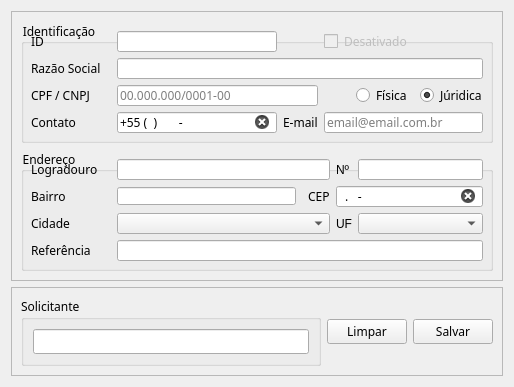
               <widget class="QWidget" name="aba2_cadastroClientes">
                <attribute name="icon">
                 <iconset resource="assets.qrc">
                  <normaloff>:/assets/icons/user_add_white.svg</normaloff>:/assets/icons/user_add_white.svg</iconset>
                </attribute>
                <attribute name="title">
                 <string>Cadastro</string>
                </attribute>
                <layout class="QVBoxLayout" name="verticalLayout_13">
                 <item>
                  <widget class="QFrame" name="frame1_mainCadastroClientes">
                   <property name="sizePolicy">
                    <sizepolicy hsizetype="Preferred" vsizetype="Expanding">
                     <horstretch>0</horstretch>
                     <verstretch>0</verstretch>
                    </sizepolicy>
                   </property>
                   <property name="styleSheet">
                    <string notr="true">padding:0;</string>
                   </property>
                   <property name="frameShape">
                    <enum>QFrame::StyledPanel</enum>
                   </property>
                   <property name="frameShadow">
                    <enum>QFrame::Raised</enum>
                   </property>
                   <layout class="QVBoxLayout" name="verticalLayout_8">
                    <item>
                     <widget class="QGroupBox" name="groupBox1_identificacaoCadastroClientes">
                      <property name="font">
                       <font>
                        <family>Poppins</family>
                       </font>
                      </property>
                      <property name="title">
                       <string>Identificação</string>
                      </property>
                      <layout class="QGridLayout" name="gridLayout">
                       <item row="7" column="0">
                        <widget class="QLabel" name="lb_clientesContato">
                         <property name="sizePolicy">
                          <sizepolicy hsizetype="Fixed" vsizetype="Preferred">
                           <horstretch>0</horstretch>
                           <verstretch>0</verstretch>
                          </sizepolicy>
                         </property>
                         <property name="minimumSize">
                          <size>
                           <width>80</width>
                           <height>0</height>
                          </size>
                         </property>
                         <property name="font">
                          <font>
                           <family>Poppins</family>
                          </font>
                         </property>
                         <property name="text">
                          <string>Contato</string>
                         </property>
                        </widget>
                       </item>
                       <item row="0" column="0">
                        <widget class="QLabel" name="lb_clientesId">
                         <property name="sizePolicy">
                          <sizepolicy hsizetype="Fixed" vsizetype="Preferred">
                           <horstretch>0</horstretch>
                           <verstretch>0</verstretch>
                          </sizepolicy>
                         </property>
                         <property name="minimumSize">
                          <size>
                           <width>80</width>
                           <height>0</height>
                          </size>
                         </property>
                         <property name="font">
                          <font>
                           <family>Poppins</family>
                          </font>
                         </property>
                         <property name="text">
                          <string>ID</string>
                         </property>
                        </widget>
                       </item>
                       <item row="4" column="0">
                        <widget class="QLabel" name="lb_clientesRazaoSocial">
                         <property name="sizePolicy">
                          <sizepolicy hsizetype="Fixed" vsizetype="Preferred">
                           <horstretch>0</horstretch>
                           <verstretch>0</verstretch>
                          </sizepolicy>
                         </property>
                         <property name="minimumSize">
                          <size>
                           <width>80</width>
                           <height>0</height>
                          </size>
                         </property>
                         <property name="font">
                          <font>
                           <family>Poppins</family>
                          </font>
                         </property>
                         <property name="text">
                          <string>Razão Social</string>
                         </property>
                        </widget>
                       </item>
                       <item row="6" column="0">
                        <widget class="QLabel" name="lb_clientesCpfCnpj">
                         <property name="sizePolicy">
                          <sizepolicy hsizetype="Fixed" vsizetype="Preferred">
                           <horstretch>0</horstretch>
                           <verstretch>0</verstretch>
                          </sizepolicy>
                         </property>
                         <property name="minimumSize">
                          <size>
                           <width>80</width>
                           <height>0</height>
                          </size>
                         </property>
                         <property name="font">
                          <font>
                           <family>Poppins</family>
                          </font>
                         </property>
                         <property name="text">
                          <string>CPF / CNPJ</string>
                         </property>
                        </widget>
                       </item>
                       <item row="6" column="3" alignment="Qt::AlignRight">
                        <widget class="QRadioButton" name="rd_clientesFisica">
                         <property name="font">
                          <font>
                           <family>Poppins</family>
                           <pointsize>9</pointsize>
                          </font>
                         </property>
                         <property name="text">
                          <string>Física</string>
                         </property>
                         <property name="checked">
                          <bool>false</bool>
                         </property>
                        </widget>
                       </item>
                       <item row="6" column="5">
                        <widget class="QRadioButton" name="rd_clientesJuridica">
                         <property name="font">
                          <font>
                           <family>Poppins</family>
                           <pointsize>9</pointsize>
                          </font>
                         </property>
                         <property name="text">
                          <string>Júridica</string>
                         </property>
                         <property name="checked">
                          <bool>true</bool>
                         </property>
                        </widget>
                       </item>
                       <item row="7" column="1">
                        <widget class="QLineEdit" name="ed_clientesContato">
                         <property name="minimumSize">
                          <size>
                           <width>160</width>
                           <height>0</height>
                          </size>
                         </property>
                         <property name="maximumSize">
                          <size>
                           <width>16777215</width>
                           <height>16777215</height>
                          </size>
                         </property>
                         <property name="font">
                          <font>
                           <family>Poppins</family>
                           <pointsize>9</pointsize>
                          </font>
                         </property>
                         <property name="inputMethodHints">
                          <set>Qt::ImhPreferNumbers</set>
                         </property>
                         <property name="inputMask">
                          <string>+55 (00) 0 0000-0000</string>
                         </property>
                         <property name="clearButtonEnabled">
                          <bool>true</bool>
                         </property>
                        </widget>
                       </item>
                       <item row="0" column="1">
                        <widget class="QLineEdit" name="ed_clientesId">
                         <property name="enabled">
                          <bool>true</bool>
                         </property>
                         <property name="font">
                          <font>
                           <family>Poppins</family>
                          </font>
                         </property>
                         <property name="readOnly">
                          <bool>true</bool>
                         </property>
                        </widget>
                       </item>
                       <item row="7" column="2">
                        <widget class="QLabel" name="lv_clientesEmail">
                         <property name="font">
                          <font>
                           <family>Poppins</family>
                          </font>
                         </property>
                         <property name="text">
                          <string>E-mail</string>
                         </property>
                        </widget>
                       </item>
                       <item row="0" column="3">
                        <widget class="QCheckBox" name="cd_clientesDesativado">
                         <property name="enabled">
                          <bool>false</bool>
                         </property>
                         <property name="font">
                          <font>
                           <family>Poppins</family>
                          </font>
                         </property>
                         <property name="text">
                          <string>Desativado</string>
                         </property>
                        </widget>
                       </item>
                       <item row="4" column="1" colspan="5">
                        <widget class="QLineEdit" name="ed_clientesRazaoSocial">
                         <property name="font">
                          <font>
                           <family>Poppins</family>
                           <pointsize>9</pointsize>
                          </font>
                         </property>
                         <property name="clearButtonEnabled">
                          <bool>true</bool>
                         </property>
                        </widget>
                       </item>
                       <item row="6" column="1" colspan="2">
                        <widget class="QLineEdit" name="ed_clientesCpfCnpj">
                         <property name="sizePolicy">
                          <sizepolicy hsizetype="Expanding" vsizetype="Fixed">
                           <horstretch>0</horstretch>
                           <verstretch>0</verstretch>
                          </sizepolicy>
                         </property>
                         <property name="maximumSize">
                          <size>
                           <width>16777215</width>
                           <height>16777215</height>
                          </size>
                         </property>
                         <property name="font">
                          <font>
                           <family>Poppins</family>
                           <pointsize>9</pointsize>
                          </font>
                         </property>
                         <property name="inputMethodHints">
                          <set>Qt::ImhPreferNumbers</set>
                         </property>
                         <property name="inputMask">
                          <string>00000000000000</string>
                         </property>
                         <property name="placeholderText">
                          <string>00.000.000/0001-00</string>
                         </property>
                         <property name="clearButtonEnabled">
                          <bool>true</bool>
                         </property>
                        </widget>
                       </item>
                       <item row="7" column="3" colspan="3">
                        <widget class="QLineEdit" name="ed_clientesEmail">
                         <property name="font">
                          <font>
                           <family>Poppins</family>
                           <pointsize>9</pointsize>
                          </font>
                         </property>
                         <property name="inputMethodHints">
                          <set>Qt::ImhEmailCharactersOnly</set>
                         </property>
                         <property name="placeholderText">
                          <string>email@email.com.br</string>
                         </property>
                         <property name="clearButtonEnabled">
                          <bool>true</bool>
                         </property>
                        </widget>
                       </item>
                      </layout>
                     </widget>
                    </item>
                    <item>
                     <widget class="QGroupBox" name="groupBox2_enderecoCadastroClientes">
                      <property name="font">
                       <font>
                        <family>Poppins</family>
                       </font>
                      </property>
                      <property name="title">
                       <string>Endereço</string>
                      </property>
                      <layout class="QGridLayout" name="gridLayout_2">
                       <item row="0" column="1" colspan="3">
                        <widget class="QLineEdit" name="ed_enderecoClientesLodradouro">
                         <property name="font">
                          <font>
                           <family>Poppins</family>
                           <pointsize>9</pointsize>
                          </font>
                         </property>
                         <property name="clearButtonEnabled">
                          <bool>true</bool>
                         </property>
                        </widget>
                       </item>
                       <item row="3" column="0">
                        <widget class="QLabel" name="lb_enderecoClientesCidade">
                         <property name="sizePolicy">
                          <sizepolicy hsizetype="Fixed" vsizetype="Preferred">
                           <horstretch>0</horstretch>
                           <verstretch>0</verstretch>
                          </sizepolicy>
                         </property>
                         <property name="minimumSize">
                          <size>
                           <width>80</width>
                           <height>0</height>
                          </size>
                         </property>
                         <property name="font">
                          <font>
                           <family>Poppins</family>
                          </font>
                         </property>
                         <property name="text">
                          <string>Cidade</string>
                         </property>
                        </widget>
                       </item>
                       <item row="0" column="4">
                        <widget class="QLabel" name="lb_enderecoClientesNumero">
                         <property name="text">
                          <string>Nº</string>
                         </property>
                        </widget>
                       </item>
                       <item row="5" column="0">
                        <widget class="QLabel" name="lb_enderecoClientesReferencia">
                         <property name="sizePolicy">
                          <sizepolicy hsizetype="Fixed" vsizetype="Preferred">
                           <horstretch>0</horstretch>
                           <verstretch>0</verstretch>
                          </sizepolicy>
                         </property>
                         <property name="minimumSize">
                          <size>
                           <width>80</width>
                           <height>0</height>
                          </size>
                         </property>
                         <property name="font">
                          <font>
                           <family>Poppins</family>
                          </font>
                         </property>
                         <property name="text">
                          <string>Referência</string>
                         </property>
                        </widget>
                       </item>
                       <item row="0" column="0">
                        <widget class="QLabel" name="lb_enderecoClientesLogradouro">
                         <property name="sizePolicy">
                          <sizepolicy hsizetype="Fixed" vsizetype="Preferred">
                           <horstretch>0</horstretch>
                           <verstretch>0</verstretch>
                          </sizepolicy>
                         </property>
                         <property name="minimumSize">
                          <size>
                           <width>80</width>
                           <height>0</height>
                          </size>
                         </property>
                         <property name="font">
                          <font>
                           <family>Poppins</family>
                          </font>
                         </property>
                         <property name="text">
                          <string>Logradouro</string>
                         </property>
                        </widget>
                       </item>
                       <item row="0" column="5">
                        <widget class="QLineEdit" name="ed_enderecoClientesNumeros">
                         <property name="sizePolicy">
                          <sizepolicy hsizetype="Fixed" vsizetype="Fixed">
                           <horstretch>0</horstretch>
                           <verstretch>0</verstretch>
                          </sizepolicy>
                         </property>
                         <property name="minimumSize">
                          <size>
                           <width>125</width>
                           <height>0</height>
                          </size>
                         </property>
                         <property name="font">
                          <font>
                           <family>Poppins</family>
                           <pointsize>9</pointsize>
                          </font>
                         </property>
                         <property name="maxLength">
                          <number>10</number>
                         </property>
                         <property name="placeholderText">
                          <string/>
                         </property>
                         <property name="clearButtonEnabled">
                          <bool>true</bool>
                         </property>
                        </widget>
                       </item>
                       <item row="1" column="0">
                        <widget class="QLabel" name="lb_enderecoClienteBairro">
                         <property name="sizePolicy">
                          <sizepolicy hsizetype="Fixed" vsizetype="Preferred">
                           <horstretch>0</horstretch>
                           <verstretch>0</verstretch>
                          </sizepolicy>
                         </property>
                         <property name="minimumSize">
                          <size>
                           <width>80</width>
                           <height>0</height>
                          </size>
                         </property>
                         <property name="font">
                          <font>
                           <family>Poppins</family>
                          </font>
                         </property>
                         <property name="text">
                          <string>Bairro</string>
                         </property>
                        </widget>
                       </item>
                       <item row="1" column="1">
                        <widget class="QLineEdit" name="ed_enderecoClienteBairro"/>
                       </item>
                       <item row="1" column="3">
                        <widget class="QLabel" name="lb_enderecoClientesCep">
                         <property name="font">
                          <font>
                           <family>Poppins</family>
                          </font>
                         </property>
                         <property name="text">
                          <string>CEP</string>
                         </property>
                        </widget>
                       </item>
                       <item row="1" column="4" colspan="2">
                        <widget class="QLineEdit" name="ed_enderecoClientesCep">
                         <property name="sizePolicy">
                          <sizepolicy hsizetype="Fixed" vsizetype="Fixed">
                           <horstretch>0</horstretch>
                           <verstretch>0</verstretch>
                          </sizepolicy>
                         </property>
                         <property name="minimumSize">
                          <size>
                           <width>125</width>
                           <height>0</height>
                          </size>
                         </property>
                         <property name="maximumSize">
                          <size>
                           <width>200</width>
                           <height>16777215</height>
                          </size>
                         </property>
                         <property name="font">
                          <font>
                           <family>Poppins</family>
                           <pointsize>9</pointsize>
                          </font>
                         </property>
                         <property name="inputMethodHints">
                          <set>Qt::ImhPreferNumbers</set>
                         </property>
                         <property name="inputMask">
                          <string>00.000-000</string>
                         </property>
                         <property name="clearButtonEnabled">
                          <bool>true</bool>
                         </property>
                        </widget>
                       </item>
                       <item row="3" column="5">
                        <widget class="QComboBox" name="cb_enderecoClientesUF">
                         <property name="font">
                          <font>
                           <family>Poppins</family>
                          </font>
                         </property>
                        </widget>
                       </item>
                       <item row="3" column="4">
                        <widget class="QLabel" name="lb_enderecoClientesUF">
                         <property name="text">
                          <string>UF</string>
                         </property>
                        </widget>
                       </item>
                       <item row="3" column="1" colspan="3">
                        <widget class="QComboBox" name="cb_enderecoClientesCidade">
                         <property name="font">
                          <font>
                           <family>Poppins</family>
                          </font>
                         </property>
                        </widget>
                       </item>
                       <item row="5" column="1" colspan="5">
                        <widget class="QLineEdit" name="ed_enderecoClientesReferencia">
                         <property name="font">
                          <font>
                           <family>Poppins</family>
                           <pointsize>9</pointsize>
                          </font>
                         </property>
                         <property name="clearButtonEnabled">
                          <bool>true</bool>
                         </property>
                        </widget>
                       </item>
                      </layout>
                     </widget>
                    </item>
                   </layout>
                  </widget>
                 </item>
                 <item>
                  <widget class="QFrame" name="frame2_btnCadastroClientes">
                   <property name="frameShape">
                    <enum>QFrame::StyledPanel</enum>
                   </property>
                   <property name="frameShadow">
                    <enum>QFrame::Raised</enum>
                   </property>
                   <layout class="QHBoxLayout" name="horizontalLayout_13">
                    <item>
                     <widget class="QGroupBox" name="groupBox3_solicitanteCadastroClientes">
                      <property name="sizePolicy">
                       <sizepolicy hsizetype="Expanding" vsizetype="Preferred">
                        <horstretch>0</horstretch>
                        <verstretch>0</verstretch>
                       </sizepolicy>
                      </property>
                      <property name="font">
                       <font>
                        <family>Poppins</family>
                       </font>
                      </property>
                      <property name="title">
                       <string>Solicitante</string>
                      </property>
                      <layout class="QVBoxLayout" name="verticalLayout_39">
                       <item>
                        <widget class="QLineEdit" name="ed_clientesSolicitante"/>
                       </item>
                      </layout>
                     </widget>
                    </item>
                    <item>
                     <widget class="QPushButton" name="btn_limparCadastroClientes">
                      <property name="font">
                       <font>
                        <family>Poppins</family>
                       </font>
                      </property>
                      <property name="text">
                       <string>Limpar</string>
                      </property>
                      <property name="icon">
                       <iconset resource="assets.qrc">
                        <normaloff>:/assets/icons/limpar.svg</normaloff>:/assets/icons/limpar.svg</iconset>
                      </property>
                      <property name="iconSize">
                       <size>
                        <width>18</width>
                        <height>18</height>
                       </size>
                      </property>
                     </widget>
                    </item>
                    <item>
                     <widget class="QPushButton" name="btn_salvarCadastroClientes">
                      <property name="font">
                       <font>
                        <family>Poppins</family>
                       </font>
                      </property>
                      <property name="text">
                       <string>Salvar</string>
                      </property>
                      <property name="icon">
                       <iconset resource="assets.qrc">
                        <normaloff>:/assets/icons/add.svg</normaloff>:/assets/icons/add.svg</iconset>
                      </property>
                      <property name="iconSize">
                       <size>
                        <width>18</width>
                        <height>18</height>
                       </size>
                      </property>
                     </widget>
                    </item>
                   </layout>
                  </widget>
                 </item>
                </layout>
               </widget>
